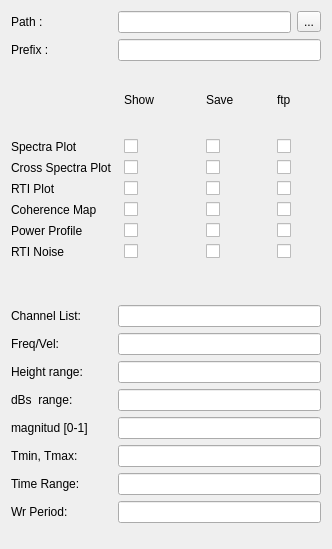
            <widget class="QWidget" name="tabgraphSpectra">
             <attribute name="title">
              <string>Graphics</string>
             </attribute>
             <layout class="QGridLayout" name="gridLayout_9">
              <item row="10" column="0">
               <widget class="QLabel" name="label_44">
                <property name="text">
                 <string>Coherence Map</string>
                </property>
               </widget>
              </item>
              <item row="14" column="2">
               <spacer name="verticalSpacer_4">
                <property name="orientation">
                 <enum>Qt::Vertical</enum>
                </property>
                <property name="sizeHint" stdset="0">
                 <size>
                  <width>20</width>
                  <height>40</height>
                 </size>
                </property>
               </spacer>
              </item>
              <item row="21" column="0">
               <widget class="QLabel" name="label_20">
                <property name="text">
                 <string>Tmin, Tmax:</string>
                </property>
               </widget>
              </item>
              <item row="13" column="4">
               <widget class="QCheckBox" name="specGraphSaveRTInoise">
                <property name="text">
                 <string/>
                </property>
               </widget>
              </item>
              <item row="20" column="1" colspan="7">
               <widget class="QLineEdit" name="specGgraphmagnitud"/>
              </item>
              <item row="6" column="4">
               <widget class="QCheckBox" name="specGraphSaveSpectra">
                <property name="text">
                 <string/>
                </property>
               </widget>
              </item>
              <item row="15" column="1" colspan="7">
               <widget class="QLineEdit" name="specGgraphChannelList"/>
              </item>
              <item row="2" column="0">
               <widget class="QLabel" name="label_25">
                <property name="text">
                 <string>Prefix :</string>
                </property>
               </widget>
              </item>
              <item row="21" column="1" colspan="7">
               <widget class="QLineEdit" name="specGgraphTminTmax"/>
              </item>
              <item row="27" column="6" colspan="2">
               <spacer name="horizontalSpacer_18">
                <property name="orientation">
                 <enum>Qt::Horizontal</enum>
                </property>
                <property name="sizeHint" stdset="0">
                 <size>
                  <width>28</width>
                  <height>15</height>
                 </size>
                </property>
               </spacer>
              </item>
              <item row="3" column="5">
               <spacer name="verticalSpacer_3">
                <property name="orientation">
                 <enum>Qt::Vertical</enum>
                </property>
                <property name="sizeHint" stdset="0">
                 <size>
                  <width>20</width>
                  <height>40</height>
                 </size>
                </property>
               </spacer>
              </item>
              <item row="9" column="0">
               <widget class="QLabel" name="label_42">
                <property name="text">
                 <string>RTI Plot</string>
                </property>
               </widget>
              </item>
              <item row="18" column="0">
               <widget class="QLabel" name="label_16">
                <property name="text">
                 <string>Height range:</string>
                </property>
               </widget>
              </item>
              <item row="19" column="0">
               <widget class="QLabel" name="label_17">
                <property name="text">
                 <string>dBs  range:</string>
                </property>
               </widget>
              </item>
              <item row="20" column="0">
               <widget class="QLabel" name="label_18">
                <property name="text">
                 <string>magnitud [0-1]</string>
                </property>
               </widget>
              </item>
              <item row="16" column="1" colspan="7">
               <widget class="QLineEdit" name="specGgraphFreq"/>
              </item>
              <item row="18" column="1" colspan="7">
               <widget class="QLineEdit" name="specGgraphHeight"/>
              </item>
              <item row="27" column="0">
               <spacer name="horizontalSpacer_16">
                <property name="orientation">
                 <enum>Qt::Horizontal</enum>
                </property>
                <property name="sizeHint" stdset="0">
                 <size>
                  <width>49</width>
                  <height>15</height>
                 </size>
                </property>
               </spacer>
              </item>
              <item row="0" column="0">
               <widget class="QLabel" name="label_24">
                <property name="text">
                 <string>Path :</string>
                </property>
               </widget>
              </item>
              <item row="2" column="1" colspan="7">
               <widget class="QLineEdit" name="specGraphPrefix"/>
              </item>
              <item row="19" column="1" colspan="7">
               <widget class="QLineEdit" name="specGgraphDbsrange"/>
              </item>
              <item row="11" column="0">
               <widget class="QLabel" name="label_46">
                <property name="text">
                 <string>Power Profile</string>
                </property>
               </widget>
              </item>
              <item row="16" column="0">
               <widget class="QLabel" name="label_22">
                <property name="text">
                 <string>Freq/Vel:</string>
                </property>
               </widget>
              </item>
              <item row="0" column="1" colspan="6">
               <widget class="QLineEdit" name="specGraphPath"/>
              </item>
              <item row="8" column="0">
               <widget class="QLabel" name="label_41">
                <property name="text">
                 <string>Cross Spectra Plot</string>
                </property>
               </widget>
              </item>
              <item row="0" column="7">
               <widget class="QToolButton" name="specGraphToolPath">
                <property name="text">
                 <string>...</string>
                </property>
               </widget>
              </item>
              <item row="15" column="0">
               <widget class="QLabel" name="label_6">
                <property name="text">
                 <string>Channel List:</string>
                </property>
               </widget>
              </item>
              <item row="6" column="0">
               <widget class="QLabel" name="label_40">
                <property name="text">
                 <string>Spectra Plot</string>
                </property>
               </widget>
              </item>
              <item row="6" column="2">
               <widget class="QCheckBox" name="specGraphCebSpectraplot">
                <property name="text">
                 <string/>
                </property>
               </widget>
              </item>
              <item row="8" column="2">
               <widget class="QCheckBox" name="specGraphCebCrossSpectraplot">
                <property name="text">
                 <string/>
                </property>
               </widget>
              </item>
              <item row="9" column="2">
               <widget class="QCheckBox" name="specGraphCebRTIplot">
                <property name="text">
                 <string/>
                </property>
               </widget>
              </item>
              <item row="10" column="2">
               <widget class="QCheckBox" name="specGraphCebCoherencmap">
                <property name="text">
                 <string/>
                </property>
               </widget>
              </item>
              <item row="11" column="2">
               <widget class="QCheckBox" name="specGraphPowerprofile">
                <property name="text">
                 <string/>
                </property>
               </widget>
              </item>
              <item row="8" column="4">
               <widget class="QCheckBox" name="specGraphSaveCross">
                <property name="text">
                 <string/>
                </property>
               </widget>
              </item>
              <item row="6" column="6">
               <widget class="QCheckBox" name="specGraphftpSpectra">
                <property name="text">
                 <string/>
                </property>
               </widget>
              </item>
              <item row="4" column="3">
               <spacer name="horizontalSpacer">
                <property name="orientation">
                 <enum>Qt::Horizontal</enum>
                </property>
                <property name="sizeHint" stdset="0">
                 <size>
                  <width>40</width>
                  <height>20</height>
                 </size>
                </property>
               </spacer>
              </item>
              <item row="11" column="4">
               <widget class="QCheckBox" name="specGraphSavePowerprofile">
                <property name="text">
                 <string/>
                </property>
               </widget>
              </item>
              <item row="10" column="4">
               <widget class="QCheckBox" name="specGraphSaveCoherencemap">
                <property name="text">
                 <string/>
                </property>
               </widget>
              </item>
              <item row="27" column="4">
               <spacer name="horizontalSpacer_17">
                <property name="orientation">
                 <enum>Qt::Horizontal</enum>
                </property>
                <property name="sizeHint" stdset="0">
                 <size>
                  <width>39</width>
                  <height>15</height>
                 </size>
                </property>
               </spacer>
              </item>
              <item row="23" column="1" colspan="7">
               <widget class="QLineEdit" name="specGgraphftpratio"/>
              </item>
              <item row="3" column="2" rowspan="2">
               <widget class="QLabel" name="label_43">
                <property name="text">
                 <string>Show</string>
                </property>
               </widget>
              </item>
              <item row="8" column="6">
               <widget class="QCheckBox" name="specGraphftpCross">
                <property name="text">
                 <string/>
                </property>
               </widget>
              </item>
              <item row="23" column="0">
               <widget class="QLabel" name="label_29">
                <property name="text">
                 <string>Wr Period:</string>
                </property>
               </widget>
              </item>
              <item row="3" column="4" rowspan="2">
               <widget class="QLabel" name="label_47">
                <property name="text">
                 <string>Save</string>
                </property>
               </widget>
              </item>
              <item row="9" column="6">
               <widget class="QCheckBox" name="specGraphftpRTIplot">
                <property name="text">
                 <string/>
                </property>
               </widget>
              </item>
              <item row="10" column="6">
               <widget class="QCheckBox" name="specGraphftpCoherencemap">
                <property name="text">
                 <string/>
                </property>
               </widget>
              </item>
              <item row="11" column="6">
               <widget class="QCheckBox" name="specGraphftpPowerprofile">
                <property name="text">
                 <string/>
                </property>
               </widget>
              </item>
              <item row="3" column="6" rowspan="2" colspan="2">
               <widget class="QLabel" name="label_19">
                <property name="text">
                 <string>ftp</string>
                </property>
               </widget>
              </item>
              <item row="9" column="4">
               <widget class="QCheckBox" name="specGraphSaveRTIplot">
                <property name="text">
                 <string/>
                </property>
               </widget>
              </item>
              <item row="13" column="0">
               <widget class="QLabel" name="label_45">
                <property name="text">
                 <string>RTI Noise</string>
                </property>
               </widget>
              </item>
              <item row="13" column="6">
               <widget class="QCheckBox" name="specGraphftpRTInoise">
                <property name="text">
                 <string/>
                </property>
               </widget>
              </item>
              <item row="13" column="2">
               <widget class="QCheckBox" name="specGraphCebRTInoise">
                <property name="text">
                 <string/>
                </property>
               </widget>
              </item>
              <item row="22" column="0">
               <widget class="QLabel" name="label_48">
                <property name="text">
                 <string>Time Range:</string>
                </property>
               </widget>
              </item>
              <item row="22" column="1" colspan="7">
               <widget class="QLineEdit" name="specGgraphTimeRange"/>
              </item>
             </layout>
            </widget>
